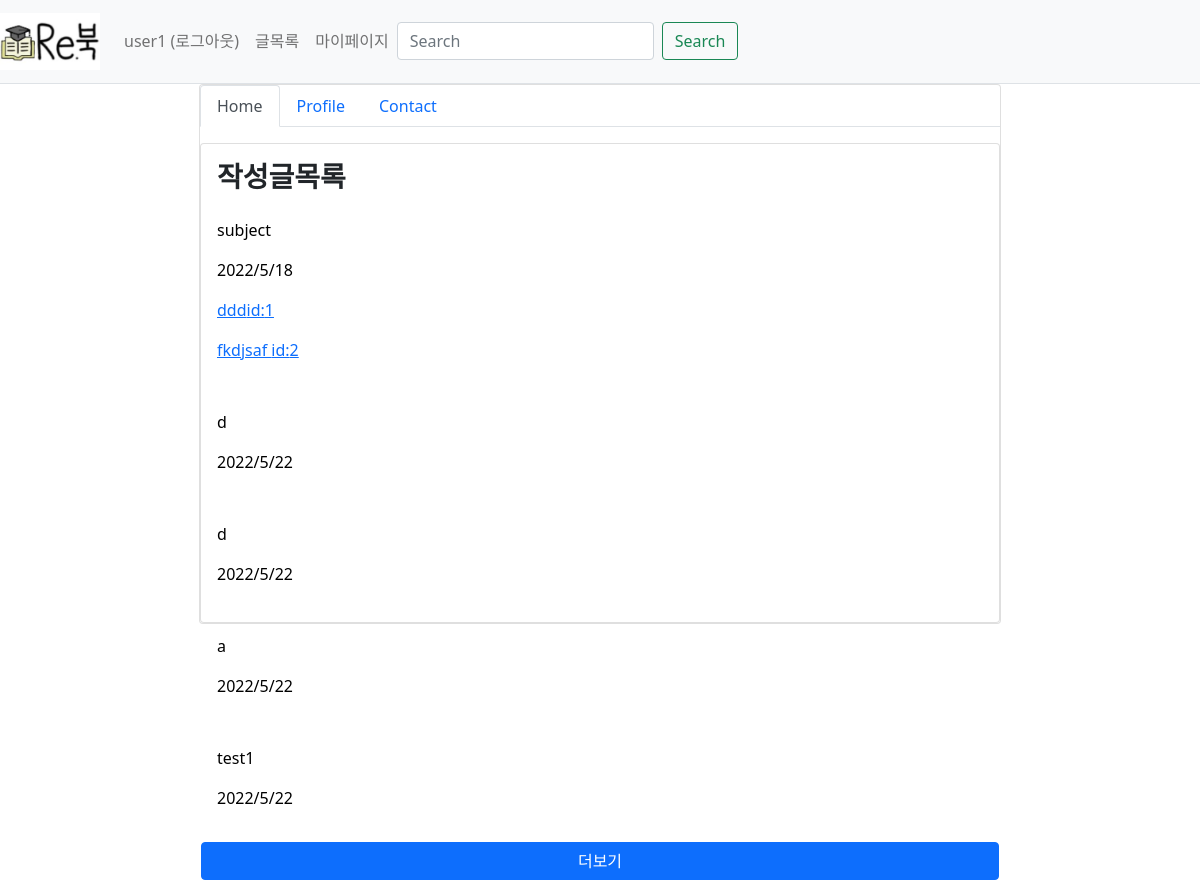
Page /mypage/list (signed in) on the committed database.
### webproject/models.py (models this page shows)
class User(db.Model):
    id = db.Column(db.Integer, primary_key =True)
    username = db.Column(db.String(150), unique=True, nullable=False)
    password = db.Column(db.String(200), nullable=False)
    email = db.Column(db.String(120), unique=True, nullable=False)

class Post(db.Model): #판매페이지
    id = db.Column(db.Integer, primary_key=True)
    subject = db.Column(db.String(200), nullable=False)
    content = db.Column(db.Text(),nullable=False)
    isparcel = db.Column(db.Boolean(), nullable=True,server_default='True')  # True: 택배, False: 직거래
    create_date = db.Column(db.DateTime(), nullable=False)
    img_path = db.Column(db.String(), nullable=True, server_default='1')  # 요거는 나중에 추가해보자
    book_info_id = db.Column(db.Integer, db.ForeignKey('bookinfo.id', ondelete='CASCADE'))
    book = db.relationship('BookInfo', backref=db.backref('post_set'))
    user_id = db.Column(db.Integer, db.ForeignKey('user.id', ondelete='CASCADE'), nullable=False)
    user = db.relationship('User', backref=db.backref('post_set'))

class Reply(db.Model): #댓글
    id = db.Column(db.Integer, primary_key=True)
    post_id = db.Column(db.Integer, db.ForeignKey('post.id', ondelete='CASCADE'))
    post = db.relationship('Post',backref=db.backref('reply_set')) # Post.reply_set 하면 답글에 접근 가능
    content = db.Column(db.Text(),nullable=False)
    create_date = db.Column(db.DateTime(), nullable=False)
    user_id = db.Column(db.Integer, db.ForeignKey('user.id', ondelete='CASCADE'), nullable=False)
    user = db.relationship('User', backref=db.backref('reply_set'))

### webproject/views/mypage_views.py (the view)
@bp.route('/list')
@login_required
def _list():
    user_id=session.get('user_id')
    post_list = Post.query.filter(Post.user_id==user_id)
    reply_list = Reply.query.filter(Reply.user_id==user_id)
    return render_template('mypage/mypage_list.html', post_list=post_list, reply_list=reply_list)

### webproject/views/auth_views.py (called while the page is built)
def login_required(view):
    @functools.wraps(view)
    def wrapped_view(**kwargs):
        if g.user is None:
            return redirect(url_for('auth.login'))
        return view(**kwargs)
    return wrapped_view

@bp.before_app_request
def load_logged_in_user():
    user_id=session.get('user_id')
    if user_id is None:
        g.user = None
    else:
        g.user = User.query.get(user_id)

@bp.before_app_request
def load_logged_in_user():
    user_id=session.get('user_id')
    if user_id is None:
        g.user = None
    else:
        g.user = User.query.get(user_id)

### webproject/templates/mypage/mypage_list.html (shortened to what this page needs)
{% extends 'base.html' %}
{% block content%}
<div class="d-flex justify-content-center">
    <div class="card">
<nav>
  <div class="nav nav-tabs" id="nav-tab" role="tablist">
    <button class="nav-link active" id="nav-home-tab" data-bs-toggle="tab" data-bs-target="#nav-home" type="button" role="tab" aria-controls="nav-home" aria-selected="true">Home</button>
    <button class="nav-link" id="nav-profile-tab" data-bs-toggle="tab" data-bs-target="#nav-profile" type="button" role="tab" aria-controls="nav-profile" aria-selected="false">Profile</button>
    <button class="nav-link" id="nav-contact-tab" data-bs-toggle="tab" data-bs-target="#nav-contact" type="button" role="tab" aria-controls="nav-contact" aria-selected="false">Contact</button>
  </div>
</nav>
<div class="tab-content" id="nav-tabContent">
  <div class="tab-pane fade show active" id="nav-home" role="tabpanel" aria-labelledby="nav-home-tab" tabindex="0">
    <div class="card mt-3" style="width:50em; height:30em;" >
        <h3 class="mt-3 ms-3"><b>작성글목록</b></h3>
    {%if post_list[0]%}
    {%for i in range(5)%}
    {%if post_list[i]%}
        <div class="card-body">
            <a href="{{ url_for('post.detail', post_id=post_list[i].id)}}" class="text-decoration-none text-black">
                <p>{{post_list[i].subject}}</p>
                <p>{{post_list[i].create_date.year}}/{{post_list[i].create_date.month}}/{{post_list[i].create_date.day}}</p>
            </a>
            {%for reply in post_list[i].reply_set%}
            <a href="{{url_for('mypage.reply', reply_id=reply.id)}}">
                <p>{{reply.content}}id:{{reply.id}}</p>
            </a>
            {%endfor%}
        </div>
    {%endif%}
    {%endfor%}
    <button class="btn btn-primary">더보기</button>
    {%else%}
        <p>no content</p>
    {%endif%}
    </div>
  </div>
</div>
</div>
</div>
{% endblock %}

### webproject/templates/base.html (shortened to what this page needs)
<!doctype html>
<html lang="kor">
<head>
    <link rel="stylesheet" href="{{ url_for('static',filename='bootstrap.min.css') }}">
    <link rel="stylesheet" href="{{ url_for('static', filename='style.css') }}">
</head>
<body>
<nav class="navbar navbar-expand-lg navbar-light bg-light border-bottom">
    <a class="navbar-brand" href="{{url_for('main.index')}}"><img src="{{url_for('static',filename='logo.jpg')}}" alt="re 북" width="100px"></a>
    <div class="collapse navbar-collapse flex-grow-0" id="navbarNav">
        {% if g.user %}
        <ul class="navbar-nav">
            <li class="nav-item">
                <a class="nav-link" href="{{ url_for('auth.logout') }}">{{ g.user.username }} (로그아웃)</a>
            </li>
        </ul>
        {% endif %}
        <ul class="navbar-nav">
            <li class="nav-item">
                <a class="nav-link" href="/post">글목록</a>
            </li>
            <li class="nav-item">
                <a class="nav-link" href="/mypage/list">마이페이지</a>
            </li>
        </ul>
    </div>
    <form class="d-flex" role="search">
            <input class="form-control me-2" type="search" placeholder="Search" aria-label="Search">
            <button class="btn btn-outline-success" type="submit">Search</button>
          </form>
</nav>
{% block content %}{% endblock %}
</body>
</html>

### rows in the picture
User: user.username "user1"
Post: subject "subject", create_date "2022", create_date "5", create_date "18"
Reply: content "ddd", id "1"
Reply: content "fkdjsaf", id "2"
Post: subject "d", create_date "2022", create_date "5", create_date "22"
Post: subject "d", create_date "2022", create_date "5", create_date "22"
Post: subject "a", create_date "2022", create_date "5", create_date "22"
Post: subject "test1", create_date "2022", create_date "5", create_date "22"
